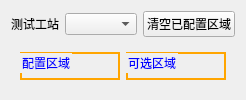
     <widget class="QWidget" name="tab_3">
      <attribute name="title">
       <string>测试流程配置</string>
      </attribute>
      <layout class="QGridLayout" name="gridLayout_6">
       <item row="2" column="0">
        <widget class="QWidget" name="widget" native="true">
         <layout class="QHBoxLayout" name="horizontalLayout_21">
          <item>
           <widget class="QGroupBox" name="config">
            <property name="sizePolicy">
             <sizepolicy hsizetype="Preferred" vsizetype="Expanding">
              <horstretch>0</horstretch>
              <verstretch>0</verstretch>
             </sizepolicy>
            </property>
            <property name="styleSheet">
             <string notr="true">QGroupBox {
           border-width: 2px;
           border-style: solid;
         border-color: rgb(255, 165, 0);
        }
        QGroupBox::title {
          font-weight: bold;
         color: blue;
       }</string>
            </property>
            <property name="title">
             <string>配置区域</string>
            </property>
            <layout class="QVBoxLayout" name="config_area">
             <property name="spacing">
              <number>6</number>
             </property>
             <property name="bottomMargin">
              <number>1</number>
             </property>
             <item>
              <layout class="QVBoxLayout" name="config_areas"/>
             </item>
            </layout>
           </widget>
          </item>
          <item>
           <widget class="QGroupBox" name="can_use">
            <property name="styleSheet">
             <string notr="true">
QGroupBox {
           border-width: 2px;
           border-style: solid;
         border-color: rgb(255, 165, 0);
        }
        QGroupBox::title {
          font-weight: bold;
         color: blue;
       }</string>
            </property>
            <property name="title">
             <string>可选区域</string>
            </property>
            <layout class="QVBoxLayout" name="can_use_area">
             <item>
              <layout class="QGridLayout" name="use_areas"/>
             </item>
            </layout>
           </widget>
          </item>
         </layout>
        </widget>
       </item>
       <item row="1" column="0">
        <layout class="QHBoxLayout" name="horizontalLayout_testOrderStation">
         <item>
          <widget class="QLabel" name="label_testOrderStation">
           <property name="text">
            <string>测试工站</string>
           </property>
          </widget>
         </item>
         <item>
          <widget class="QComboBox" name="comboBox_testOrderStation"/>
         </item>
         <item>
          <widget class="QPushButton" name="pushButton_clearConfiguredTestOrder">
           <property name="text">
            <string>清空已配置区域</string>
           </property>
          </widget>
         </item>
        </layout>
       </item>
      </layout>
     </widget>
